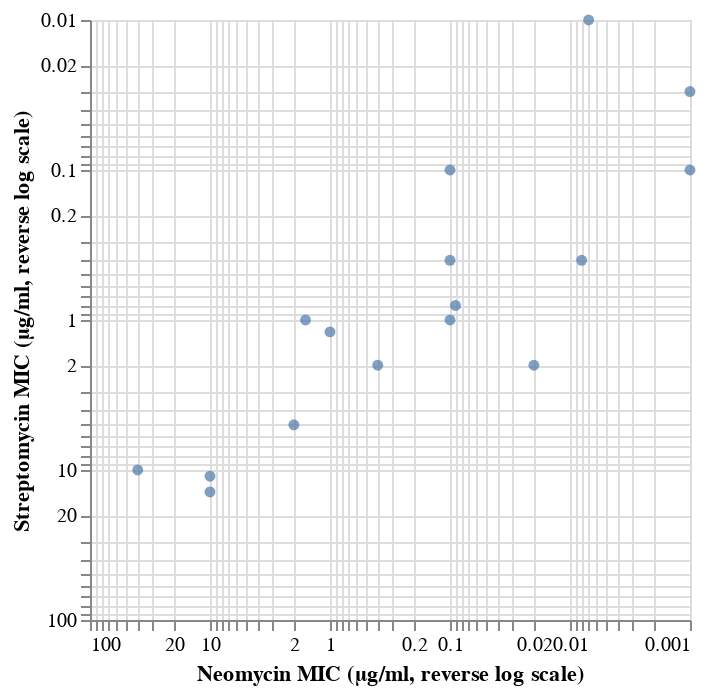

This figure's notebook cell:
### Markdown cell above
Again, most points to cluster together near the origin. We can make a transformation and plot on a logarithmic scale, in the reverse direction.

### Code cell
alt.Chart(antibiotics).mark_circle().encode(
    alt.X('Neomycin:Q',
          sort='descending',
          scale=alt.Scale(type='log'),
          title='Neomycin MIC (μg/ml, reverse log scale)'),
    alt.Y('Streptomycin:Q',
          sort='descending',
          scale=alt.Scale(type='log'),
          title='Streptomycin MIC (μg/ml, reverse log scale)')
)

### Figure 1 — Vega-Lite specification as saved in the notebook (floating-point values rounded to 4 significant figures)
{"config": {"view": {"continuousWidth": 300, "continuousHeight": 300}}, "data": {"name": "data-8833440f737304311e72aeeffd7b9881"}, "mark": {"type": "circle"}, "encoding": {"x": {"field": "Neomycin", "scale": {"type": "log"}, "sort": "descending", "title": "Neomycin MIC (μg/ml, reverse log scale)", "type": "quantitative"}, "y": {"field": "Streptomycin", "scale": {"type": "log"}, "sort": "descending", "title": "Streptomycin MIC (μg/ml, reverse log scale)", "type": "quantitative"}}, "$schema": "https://vega.github.io/schema/vega-lite/v5.8.0.json", "datasets": {"data-8833440f737304311e72aeeffd7b9881": [{"Bacteria": "Aerobacter aerogenes", "Penicillin": 870.0, "Streptomycin": 1.0, "Neomycin": 1.6, "Gram_Staining": "negative", "Genus": "other"}, {"Bacteria": "Bacillus anthracis", "Penicillin": 0.001, "Streptomycin": 0.01, "Neomycin": 0.007, "Gram_Staining": "positive", "Genus": "other"}, {"Bacteria": "Brucella abortus", "Penicillin": 1.0, "Streptomycin": 2.0, "Neomycin": 0.02, "Gram_Staining": "negative", "Genus": "other"}, {"Bacteria": "Diplococcus pneumoniae", "Penicillin": 0.005, "Streptomycin": 11.0, "Neomycin": 10.0, "Gram_Staining": "positive", "Genus": "other"}, {"Bacteria": "Escherichia coli", "Penicillin": 100.0, "Streptomycin": 0.4, "Neomycin": 0.1, "Gram_Staining": "negative", "Genus": "other"}, {"Bacteria": "Klebsiella pneumoniae", "Penicillin": 850.0, "Streptomycin": 1.2, "Neomycin": 1.0, "Gram_Staining": "negative", "Genus": "other"}, {"Bacteria": "Mycobacterium tuberculosis", "Penicillin": 800.0, "Streptomycin": 5.0, "Neomycin": 2.0, "Gram_Staining": "negative", "Genus": "other"}, {"Bacteria": "Proteus vulgaris", "Penicillin": 3.0, "Streptomycin": 0.1, "Neomycin": 0.1, "Gram_Staining": "negative", "Genus": "other"}, {"Bacteria": "Pseudomonas aeruginosa", "Penicillin": 850.0, "Streptomycin": 2.0, "Neomycin": 0.4, "Gram_Staining": "negative", "Genus": "other"}, {"Bacteria": "Salmonella (Eberthella) typhosa", "Penicillin": 1.0, "Streptomycin": 0.4, "Neomycin": 0.008, "Gram_Staining": "negative", "Genus": "Salmonella"}, {"Bacteria": "Salmonella schottmuelleri", "Penicillin": 10.0, "Streptomycin": 0.8, "Neomycin": 0.09, "Gram_Staining": "negative", "Genus": "Salmonella"}, {"Bacteria": "Staphylococcus albus", "Penicillin": 0.007, "Streptomycin": 0.1, "Neomycin": 0.001, "Gram_Staining": "positive", "Genus": "Staphylococcus"}, {"Bacteria": "Staphylococcus aureus", "Penicillin": 0.03, "Streptomycin": 0.03, "Neomycin": 0.001, "Gram_Staining": "positive", "Genus": "Staphylococcus"}, {"Bacteria": "Streptococcus fecalis", "Penicillin": 1.0, "Streptomycin": 1.0, "Neomycin": 0.1, "Gram_Staining": "positive", "Genus": "Streptococcus"}, {"Bacteria": "Streptococcus hemolyticus", "Penicillin": 0.001, "Streptomycin": 14.0, "Neomycin": 10.0, "Gram_Staining": "positive", "Genus": "Streptococcus"}, {"Bacteria": "Streptococcus viridans", "Penicillin": 0.005, "Streptomycin": 10.0, "Neomycin": 40.0, "Gram_Staining": "positive", "Genus": "Streptococcus"}]}}
